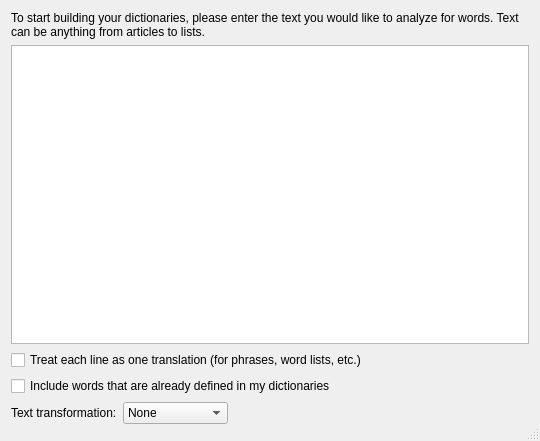
<?xml version="1.0" encoding="UTF-8"?>
<ui version="4.0">
 <class>DictionaryBuilder</class>
 <widget class="QDialog" name="DictionaryBuilder">
  <property name="geometry">
   <rect>
    <x>0</x>
    <y>0</y>
    <width>536</width>
    <height>441</height>
   </rect>
  </property>
  <property name="sizePolicy">
   <sizepolicy hsizetype="MinimumExpanding" vsizetype="MinimumExpanding">
    <horstretch>0</horstretch>
    <verstretch>0</verstretch>
   </sizepolicy>
  </property>
  <property name="windowTitle">
   <string>Plover: Dictionary Builder</string>
  </property>
  <property name="styleSheet">
   <string notr="true">QDialog {
margin: -6;
}</string>
  </property>
  <property name="sizeGripEnabled">
   <bool>true</bool>
  </property>
  <layout class="QVBoxLayout" name="verticalLayout">
   <item>
    <widget class="QStackedWidget" name="pages">
     <property name="currentIndex">
      <number>0</number>
     </property>
     <widget class="QWidget" name="input">
      <layout class="QVBoxLayout" name="vlayout">
       <property name="leftMargin">
        <number>0</number>
       </property>
       <property name="topMargin">
        <number>0</number>
       </property>
       <property name="rightMargin">
        <number>0</number>
       </property>
       <property name="bottomMargin">
        <number>0</number>
       </property>
       <item>
        <widget class="QLabel" name="intro_label">
         <property name="text">
          <string>To start building your dictionaries, please enter the text you would like to analyze for words. Text can be anything from articles to lists.</string>
         </property>
         <property name="wordWrap">
          <bool>true</bool>
         </property>
        </widget>
       </item>
       <item>
        <widget class="QPlainTextEdit" name="text_box">
         <property name="tabChangesFocus">
          <bool>true</bool>
         </property>
        </widget>
       </item>
       <item>
        <widget class="QCheckBox" name="check_line_translations">
         <property name="text">
          <string>Treat each line as one translation (for phrases, word lists, etc.)</string>
         </property>
        </widget>
       </item>
       <item>
        <widget class="QCheckBox" name="check_include_words">
         <property name="text">
          <string>Include words that are already defined in my dictionaries</string>
         </property>
        </widget>
       </item>
       <item>
        <layout class="QHBoxLayout" name="horizontalLayout">
         <item>
          <widget class="QLabel" name="label_text_transformation">
           <property name="sizePolicy">
            <sizepolicy hsizetype="Preferred" vsizetype="Preferred">
             <horstretch>0</horstretch>
             <verstretch>0</verstretch>
            </sizepolicy>
           </property>
           <property name="text">
            <string>Text transformation:</string>
           </property>
          </widget>
         </item>
         <item>
          <widget class="QComboBox" name="combo_text_transformation">
           <property name="sizePolicy">
            <sizepolicy hsizetype="Preferred" vsizetype="Fixed">
             <horstretch>0</horstretch>
             <verstretch>0</verstretch>
            </sizepolicy>
           </property>
           <item>
            <property name="text">
             <string>None</string>
            </property>
           </item>
           <item>
            <property name="text">
             <string>UPPERCASE</string>
            </property>
           </item>
           <item>
            <property name="text">
             <string>lowercase</string>
            </property>
           </item>
          </widget>
         </item>
         <item>
          <spacer name="horizontalSpacer">
           <property name="orientation">
            <enum>Qt::Horizontal</enum>
           </property>
           <property name="sizeHint" stdset="0">
            <size>
             <width>40</width>
             <height>20</height>
            </size>
           </property>
          </spacer>
         </item>
        </layout>
       </item>
      </layout>
     </widget>
     <widget class="QWidget" name="builder">
      <layout class="QGridLayout" name="glayout">
       <property name="leftMargin">
        <number>0</number>
       </property>
       <property name="topMargin">
        <number>0</number>
       </property>
       <property name="rightMargin">
        <number>0</number>
       </property>
       <property name="bottomMargin">
        <number>0</number>
       </property>
       <item row="2" column="0">
        <widget class="AddTranslationWidget" name="add_translation" native="true">
         <property name="sizePolicy">
          <sizepolicy hsizetype="Preferred" vsizetype="Expanding">
           <horstretch>0</horstretch>
           <verstretch>0</verstretch>
          </sizepolicy>
         </property>
        </widget>
       </item>
       <item row="0" column="1">
        <widget class="QComboBox" name="order_combo">
         <property name="sizePolicy">
          <sizepolicy hsizetype="Preferred" vsizetype="Fixed">
           <horstretch>0</horstretch>
           <verstretch>0</verstretch>
          </sizepolicy>
         </property>
         <item>
          <property name="text">
           <string>Frequency</string>
          </property>
         </item>
         <item>
          <property name="text">
           <string>Order of Appearance</string>
          </property>
         </item>
         <item>
          <property name="text">
           <string>Alphabetical</string>
          </property>
         </item>
        </widget>
       </item>
       <item row="2" column="1">
        <widget class="QListWidget" name="word_list_widget"/>
       </item>
       <item row="0" column="0">
        <widget class="QLabel" name="label">
         <property name="sizePolicy">
          <sizepolicy hsizetype="Expanding" vsizetype="Minimum">
           <horstretch>0</horstretch>
           <verstretch>0</verstretch>
          </sizepolicy>
         </property>
         <property name="font">
          <font>
           <pointsize>14</pointsize>
           <weight>75</weight>
           <bold>true</bold>
          </font>
         </property>
         <property name="text">
          <string>Defining word {current} of {total}: {word}</string>
         </property>
        </widget>
       </item>
      </layout>
     </widget>
    </widget>
   </item>
   <item>
    <widget class="QDialogButtonBox" name="button_box">
     <property name="orientation">
      <enum>Qt::Horizontal</enum>
     </property>
     <property name="standardButtons">
      <set>QDialogButtonBox::NoButton</set>
     </property>
     <property name="centerButtons">
      <bool>false</bool>
     </property>
    </widget>
   </item>
  </layout>
 </widget>
 <customwidgets>
  <customwidget>
   <class>AddTranslationWidget</class>
   <extends>QWidget</extends>
   <header>plover.gui_qt.add_translation_widget</header>
   <container>1</container>
  </customwidget>
 </customwidgets>
 <tabstops>
  <tabstop>text_box</tabstop>
  <tabstop>check_include_words</tabstop>
  <tabstop>order_combo</tabstop>
 </tabstops>
 <resources>
  <include location="resources.qrc"/>
 </resources>
 <connections>
  <connection>
   <sender>button_box</sender>
   <signal>accepted()</signal>
   <receiver>DictionaryBuilder</receiver>
   <slot>accept()</slot>
   <hints>
    <hint type="sourcelabel">
     <x>248</x>
     <y>254</y>
    </hint>
    <hint type="destinationlabel">
     <x>157</x>
     <y>274</y>
    </hint>
   </hints>
  </connection>
  <connection>
   <sender>button_box</sender>
   <signal>rejected()</signal>
   <receiver>DictionaryBuilder</receiver>
   <slot>reject()</slot>
   <hints>
    <hint type="sourcelabel">
     <x>316</x>
     <y>260</y>
    </hint>
    <hint type="destinationlabel">
     <x>286</x>
     <y>274</y>
    </hint>
   </hints>
  </connection>
 </connections>
 <slots>
  <slot>on_next()</slot>
 </slots>
</ui>
